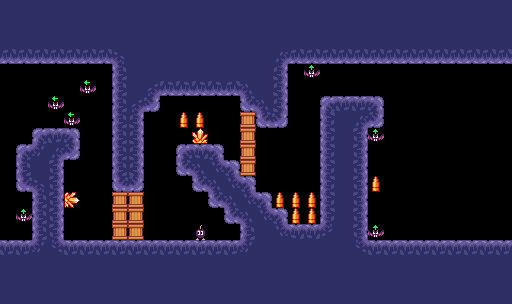

This is a level from a 2D game, rendered from its Tiled map with the project's own tilesets. A one-line summary and the complete map file follow:
An orthogonal 32x19 tile map with 16x16 px tiles, 1 tile layer (Tilelaag 1).

<map version="1.5" tiledversion="1.7.2" orientation="orthogonal" renderorder="right-down" width="32" height="19" tilewidth="16" tileheight="16" infinite="0" nextlayerid="2" nextobjectid="1">
 <tileset firstgid="1" source="tilemap.tsx" />
 <layer id="1" name="Tilelaag 1" width="32" height="19">
  <data encoding="csv">
18,18,18,18,18,18,18,18,18,18,18,18,18,18,18,18,18,18,18,18,18,18,18,18,18,18,18,18,18,18,18,18,
18,18,18,18,18,18,18,18,18,18,18,18,18,18,18,18,18,18,18,18,18,18,18,18,18,18,18,18,18,18,18,18,
18,18,18,18,18,18,18,18,18,18,18,18,18,18,18,18,18,18,18,18,18,18,18,18,18,18,18,18,18,18,18,18,
34,34,34,34,34,34,34,5,3758096402,18,18,18,18,18,18,18,3758096402,4,34,34,34,34,34,34,34,34,34,34,34,34,34,34,
0,0,0,0,0,0,0,17,3758096402,3758096402,3758096402,3758096402,3758096402,3758096402,18,3758096402,3758096402,3758096386,0,22,0,0,0,0,0,0,0,0,0,0,0,0,
0,0,0,0,0,23,0,17,3758096402,3758096405,3758096401,3758096401,3758096401,3758096401,34,3758096389,3758096402,3758096386,0,0,0,0,0,0,0,0,0,0,0,0,0,0,
0,0,0,23,0,0,0,17,3758096405,3758096385,0,0,0,0,0,3758096417,3758096389,3758096386,0,0,1,2,2,3,0,0,0,0,0,0,0,0,
0,0,0,0,23,0,0,17,3758096386,0,0,37,37,0,0,7,3758096417,3758096385,0,0,3758096418,18,4,35,0,0,0,0,0,0,0,0,
0,0,1,2,3,0,0,17,3758096386,0,0,0,36,0,0,7,0,0,0,0,3758096418,18,19,22,0,0,0,0,0,0,0,0,
0,1,21,4,35,0,0,17,3758096386,0,0,3758096419,3758096403,3758096387,0,7,0,0,0,0,3758096418,18,19,0,0,0,0,0,0,0,0,0,
0,17,18,19,0,0,0,17,3758096386,0,0,3758096417,3758096389,3758096404,3758096387,7,0,0,0,0,3758096418,18,19,0,0,0,0,0,0,0,0,0,
0,33,5,19,0,0,0,33,35,0,0,0,3758096417,3758096389,3758096404,3758096387,0,0,0,0,3758096418,18,19,37,0,0,0,0,0,0,0,0,
0,0,17,19,2684354596,0,0,7,7,0,0,0,0,3758096417,3758096389,3758096404,3758096387,37,37,37,3758096418,18,19,0,0,0,0,0,0,0,0,0,
0,22,17,19,0,0,0,7,7,0,0,0,0,0,3758096417,3758096389,3758096404,3758096387,37,37,3758096418,18,19,0,0,0,0,0,0,0,0,0,
0,0,17,19,0,0,0,7,7,0,0,0,6,0,0,17,18,3758096404,3758096403,3758096403,3758096388,18,19,22,0,0,0,0,0,0,0,0,
2,2,21,20,2,2,2,2,2,2,2,2,2,2,2,21,18,18,3758096402,3758096402,3758096402,18,20,2,2,2,2,2,2,2,2,2,
18,18,18,18,18,18,18,18,18,18,18,18,18,18,18,18,18,18,18,3758096402,3758096402,18,18,18,18,18,18,18,18,18,18,18,
18,18,18,18,18,18,18,18,18,18,18,18,18,18,18,18,18,18,18,18,18,18,18,18,18,18,18,18,18,18,18,18,
18,18,18,18,18,18,18,18,18,18,18,18,18,18,18,18,18,18,18,18,18,18,18,18,18,18,18,18,18,18,18,18
</data>
 </layer>
</map>